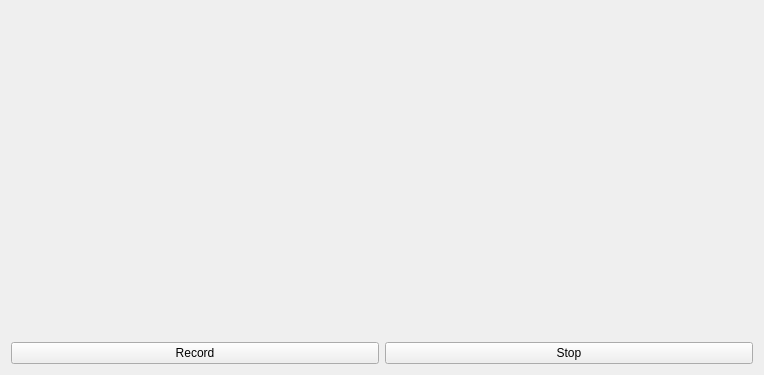
<?xml version="1.0" encoding="UTF-8"?>
<ui version="4.0">
 <class>AudioRecordWidget</class>
 <widget class="QWidget" name="AudioRecordWidget">
  <property name="geometry">
   <rect>
    <x>0</x>
    <y>0</y>
    <width>764</width>
    <height>375</height>
   </rect>
  </property>
  <property name="windowTitle">
   <string>Form</string>
  </property>
  <layout class="QVBoxLayout" name="verticalLayout" stretch="1,0">
   <item>
    <layout class="QHBoxLayout" name="horizontalLayout">
     <item>
      <widget class="AudioPlayerWidget" name="wAudioPlayer" native="true"/>
     </item>
    </layout>
   </item>
   <item>
    <layout class="QHBoxLayout" name="horizontalLayout_2">
     <item>
      <widget class="QPushButton" name="pbRecord">
       <property name="text">
        <string>Record</string>
       </property>
      </widget>
     </item>
     <item>
      <widget class="QPushButton" name="pbStopRecord">
       <property name="text">
        <string>Stop</string>
       </property>
      </widget>
     </item>
    </layout>
   </item>
  </layout>
 </widget>
 <customwidgets>
  <customwidget>
   <class>AudioPlayerWidget</class>
   <extends>QWidget</extends>
   <header>src/audio/Audioplayerwidget.h</header>
   <container>1</container>
  </customwidget>
 </customwidgets>
 <resources/>
 <connections/>
</ui>
